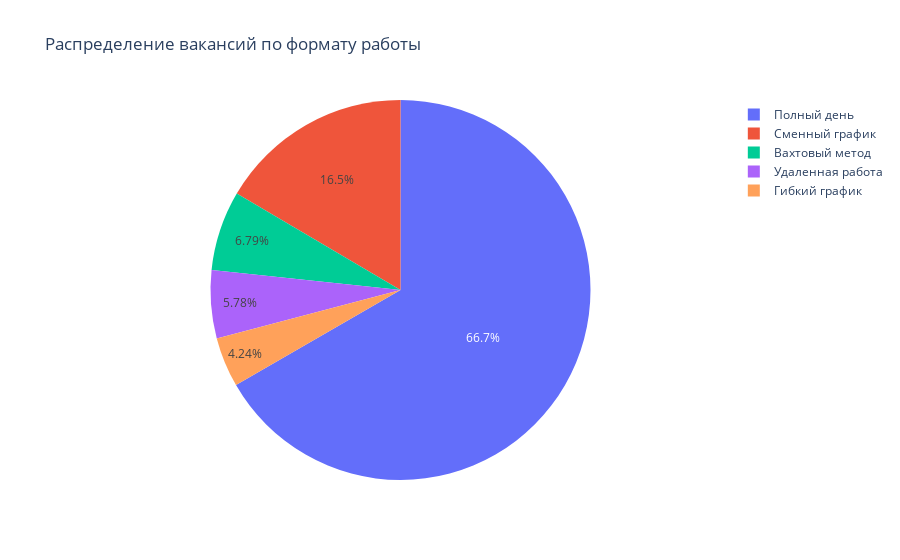

This figure's notebook cell:
### Code cell
fig = px.pie(Data_schedule_name, values='name', names='schedule_name', title='Распределение вакансий по формату работы')
fig.show()

### Figure 1 — Plotly figure (JSON) as saved in the notebook; plotly's stock layout.template omitted (floating-point values rounded to 4 significant figures)
{"data": [{"domain": {"x": [0, 1], "y": [0, 1]}, "hovertemplate": "schedule_name=%{label}<br>name=%{value}<extra></extra>", "labels": ["Вахтовый метод", "Гибкий график", "Полный день", "Сменный график", "Удаленная работа"], "legendgroup": "", "name": "", "showlegend": true, "type": "pie", "values": [39487, 24695, 387858, 96194, 33625]}], "layout": {"legend": {"tracegroupgap": 0}, "title": {"text": "Распределение вакансий по формату работы"}}}
